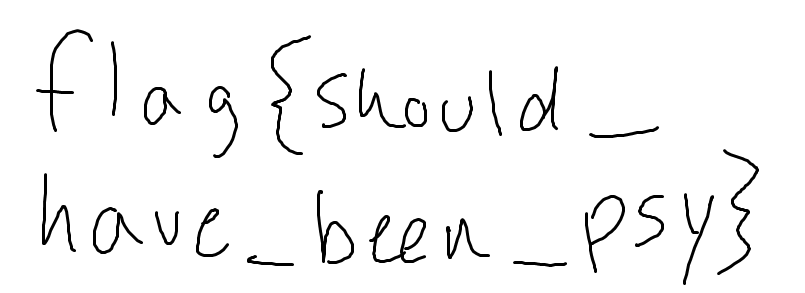
#> input picture problems/useless_dots/flag.png, 805 x 293 px
$ python gen.py
#> lines starting #> are read from the running program, lines starting #| are printed output that depends on the picture
import Image, random

img = Image.open('flag.png')
#> img is the input picture: PIL image 805x293 RGB; min 0, max 255, mean 245
pix = img.load()
w,l = img.size
#> w = 805; l = 293

def rcol(odd):
    ret = (random.randint(0, 255),random.randint(0, 255),random.randint(0, 255))
    if odd == sum(ret) % 2:
        return ret
    else:
        return rcol(odd)

for i in range(w):
    for j in range(l):
        pix[i,j] = rcol(pix[i,j][:3] == (255, 255, 255))

img.save('useless.png')
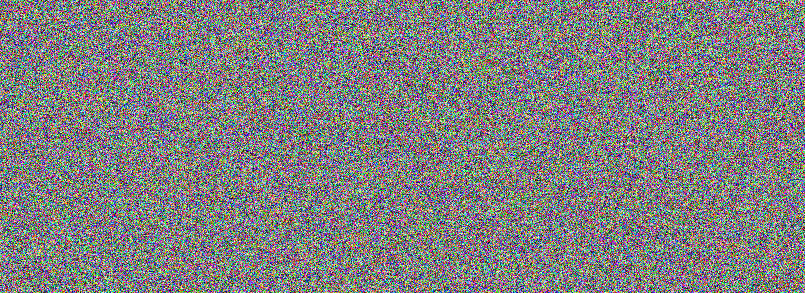
#> saved as useless.png: PIL image 805x293 RGB; mean R, G, B 127.5, 127.4, 127.5
